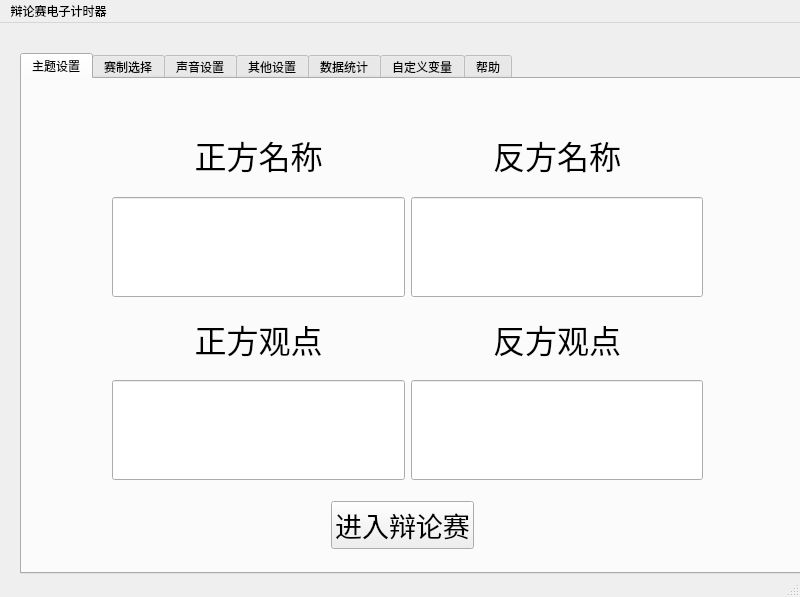
<?xml version="1.0" encoding="UTF-8"?>
<ui version="4.0">
 <class>MainWindow</class>
 <widget class="QMainWindow" name="MainWindow">
  <property name="geometry">
   <rect>
    <x>0</x>
    <y>0</y>
    <width>800</width>
    <height>597</height>
   </rect>
  </property>
  <property name="windowTitle">
   <string>MainWindow</string>
  </property>
  <widget class="QWidget" name="centralwidget">
   <widget class="QTabWidget" name="fix_mainwindow_tabWidget">
    <property name="geometry">
     <rect>
      <x>20</x>
      <y>30</y>
      <width>781</width>
      <height>521</height>
     </rect>
    </property>
    <property name="currentIndex">
     <number>0</number>
    </property>
    <widget class="QWidget" name="tab">
     <attribute name="title">
      <string>主题设置</string>
     </attribute>
     <widget class="QWidget" name="layoutWidget">
      <property name="geometry">
       <rect>
        <x>90</x>
        <y>40</y>
        <width>591</width>
        <height>361</height>
       </rect>
      </property>
      <layout class="QGridLayout" name="fix_page1_gridlayout">
       <item row="1" column="1">
        <widget class="QLineEdit" name="pg1_lineEdit_2">
         <property name="minimumSize">
          <size>
           <width>0</width>
           <height>100</height>
          </size>
         </property>
         <property name="font">
          <font>
           <pointsize>18</pointsize>
          </font>
         </property>
        </widget>
       </item>
       <item row="3" column="0">
        <widget class="QLineEdit" name="pg1_lineEdit_3">
         <property name="minimumSize">
          <size>
           <width>0</width>
           <height>100</height>
          </size>
         </property>
         <property name="font">
          <font>
           <pointsize>18</pointsize>
          </font>
         </property>
        </widget>
       </item>
       <item row="0" column="1">
        <widget class="QLabel" name="fix_page1_label_2">
         <property name="font">
          <font>
           <family>等线</family>
           <pointsize>24</pointsize>
          </font>
         </property>
         <property name="text">
          <string>反方名称</string>
         </property>
         <property name="alignment">
          <set>Qt::AlignCenter</set>
         </property>
        </widget>
       </item>
       <item row="1" column="0">
        <widget class="QLineEdit" name="pg1_lineEdit_1">
         <property name="minimumSize">
          <size>
           <width>0</width>
           <height>100</height>
          </size>
         </property>
         <property name="font">
          <font>
           <pointsize>18</pointsize>
          </font>
         </property>
         <property name="text">
          <string/>
         </property>
        </widget>
       </item>
       <item row="2" column="1">
        <widget class="QLabel" name="fix_page1_label_4">
         <property name="font">
          <font>
           <family>等线</family>
           <pointsize>24</pointsize>
          </font>
         </property>
         <property name="layoutDirection">
          <enum>Qt::LeftToRight</enum>
         </property>
         <property name="text">
          <string>反方观点</string>
         </property>
         <property name="alignment">
          <set>Qt::AlignCenter</set>
         </property>
        </widget>
       </item>
       <item row="2" column="0">
        <widget class="QLabel" name="fix_page1_label_3">
         <property name="font">
          <font>
           <family>等线</family>
           <pointsize>24</pointsize>
          </font>
         </property>
         <property name="text">
          <string>正方观点</string>
         </property>
         <property name="textFormat">
          <enum>Qt::AutoText</enum>
         </property>
         <property name="alignment">
          <set>Qt::AlignCenter</set>
         </property>
        </widget>
       </item>
       <item row="3" column="1">
        <widget class="QLineEdit" name="pg1_lineEdit_4">
         <property name="minimumSize">
          <size>
           <width>0</width>
           <height>100</height>
          </size>
         </property>
         <property name="font">
          <font>
           <pointsize>18</pointsize>
          </font>
         </property>
        </widget>
       </item>
       <item row="0" column="0">
        <widget class="QLabel" name="fix_page1_label_1">
         <property name="font">
          <font>
           <family>等线</family>
           <pointsize>24</pointsize>
           <weight>50</weight>
           <bold>false</bold>
           <kerning>true</kerning>
          </font>
         </property>
         <property name="mouseTracking">
          <bool>false</bool>
         </property>
         <property name="layoutDirection">
          <enum>Qt::LeftToRight</enum>
         </property>
         <property name="text">
          <string>正方名称</string>
         </property>
         <property name="textFormat">
          <enum>Qt::AutoText</enum>
         </property>
         <property name="alignment">
          <set>Qt::AlignCenter</set>
         </property>
        </widget>
       </item>
      </layout>
     </widget>
     <widget class="QWidget" name="layoutWidget">
      <property name="geometry">
       <rect>
        <x>20</x>
        <y>401</y>
        <width>721</width>
        <height>91</height>
       </rect>
      </property>
      <layout class="QHBoxLayout" name="fix_page1_horizontalLayout">
       <item>
        <spacer name="fix_page1_horizontalSpacer_1">
         <property name="orientation">
          <enum>Qt::Horizontal</enum>
         </property>
         <property name="sizeHint" stdset="0">
          <size>
           <width>40</width>
           <height>20</height>
          </size>
         </property>
        </spacer>
       </item>
       <item>
        <widget class="QPushButton" name="pg1_btn_enter">
         <property name="font">
          <font>
           <family>Adobe Myungjo Std M</family>
           <pointsize>20</pointsize>
          </font>
         </property>
         <property name="text">
          <string>进入辩论赛</string>
         </property>
        </widget>
       </item>
       <item>
        <spacer name="fix_page1_horizontalSpacer_2">
         <property name="orientation">
          <enum>Qt::Horizontal</enum>
         </property>
         <property name="sizeHint" stdset="0">
          <size>
           <width>40</width>
           <height>20</height>
          </size>
         </property>
        </spacer>
       </item>
      </layout>
     </widget>
    </widget>
    <widget class="QWidget" name="tab_2">
     <attribute name="title">
      <string>赛制选择</string>
     </attribute>
     <widget class="QToolButton" name="pg2_tbtn_filechoose">
      <property name="geometry">
       <rect>
        <x>210</x>
        <y>70</y>
        <width>47</width>
        <height>21</height>
       </rect>
      </property>
      <property name="text">
       <string>...</string>
      </property>
     </widget>
     <widget class="QLabel" name="fix_page2_label1">
      <property name="geometry">
       <rect>
        <x>70</x>
        <y>30</y>
        <width>91</width>
        <height>16</height>
       </rect>
      </property>
      <property name="text">
       <string>选择赛制文件</string>
      </property>
     </widget>
     <widget class="QLabel" name="pg2_lab_filename">
      <property name="geometry">
       <rect>
        <x>70</x>
        <y>70</y>
        <width>72</width>
        <height>15</height>
       </rect>
      </property>
      <property name="text">
       <string>...</string>
      </property>
     </widget>
    </widget>
    <widget class="QWidget" name="tab_3">
     <attribute name="title">
      <string>声音设置</string>
     </attribute>
     <layout class="QGridLayout" name="gridLayout_2">
      <item row="1" column="0">
       <widget class="QFrame" name="frame_3">
        <property name="styleSheet">
         <string notr="true">gridline-color: rgb(190, 190, 190);</string>
        </property>
        <property name="frameShape">
         <enum>QFrame::StyledPanel</enum>
        </property>
        <property name="frameShadow">
         <enum>QFrame::Raised</enum>
        </property>
       </widget>
      </item>
      <item row="1" column="1">
       <widget class="QFrame" name="frame_4">
        <property name="styleSheet">
         <string notr="true">gridline-color: rgb(190, 190, 190);</string>
        </property>
        <property name="frameShape">
         <enum>QFrame::StyledPanel</enum>
        </property>
        <property name="frameShadow">
         <enum>QFrame::Raised</enum>
        </property>
        <widget class="QLabel" name="fix_page3_label_4">
         <property name="geometry">
          <rect>
           <x>10</x>
           <y>10</y>
           <width>101</width>
           <height>16</height>
          </rect>
         </property>
         <property name="text">
          <string>倒计时滴答声</string>
         </property>
        </widget>
        <widget class="QWidget" name="layoutWidget">
         <property name="geometry">
          <rect>
           <x>0</x>
           <y>50</y>
           <width>221</width>
           <height>97</height>
          </rect>
         </property>
         <layout class="QHBoxLayout" name="horizontalLayout_2">
          <item>
           <layout class="QVBoxLayout" name="verticalLayout_2">
            <item>
             <widget class="QRadioButton" name="pg3_rbtn_31">
              <property name="text">
               <string>软件自带的默认声音</string>
              </property>
              <property name="checked">
               <bool>true</bool>
              </property>
             </widget>
            </item>
            <item>
             <widget class="QRadioButton" name="pg3_rbtn_32">
              <property name="text">
               <string>（无）</string>
              </property>
             </widget>
            </item>
            <item>
             <widget class="QRadioButton" name="pg3_rbtn_33">
              <property name="text">
               <string>更改为</string>
              </property>
             </widget>
            </item>
            <item>
             <widget class="QLabel" name="fix_page3_label_9">
              <property name="text">
               <string>...</string>
              </property>
             </widget>
            </item>
           </layout>
          </item>
          <item>
           <widget class="QToolButton" name="pg3_btn_31">
            <property name="enabled">
             <bool>false</bool>
            </property>
            <property name="text">
             <string>...</string>
            </property>
           </widget>
          </item>
         </layout>
        </widget>
       </widget>
      </item>
      <item row="1" column="2">
       <widget class="QFrame" name="frame_5">
        <property name="styleSheet">
         <string notr="true">alternate-background-color: rgb(190, 190, 190);</string>
        </property>
        <property name="frameShape">
         <enum>QFrame::StyledPanel</enum>
        </property>
        <property name="frameShadow">
         <enum>QFrame::Raised</enum>
        </property>
        <widget class="QLabel" name="fix_page3_label_5">
         <property name="geometry">
          <rect>
           <x>10</x>
           <y>10</y>
           <width>111</width>
           <height>16</height>
          </rect>
         </property>
         <property name="text">
          <string>单次发言终止音</string>
         </property>
        </widget>
        <widget class="QWidget" name="layoutWidget">
         <property name="geometry">
          <rect>
           <x>0</x>
           <y>50</y>
           <width>221</width>
           <height>97</height>
          </rect>
         </property>
         <layout class="QHBoxLayout" name="horizontalLayout_3">
          <item>
           <layout class="QVBoxLayout" name="verticalLayout_3">
            <item>
             <widget class="QRadioButton" name="pg3_rbtn_41">
              <property name="text">
               <string>软件自带的默认声音</string>
              </property>
              <property name="checked">
               <bool>true</bool>
              </property>
             </widget>
            </item>
            <item>
             <widget class="QRadioButton" name="pg3_rbtn_42">
              <property name="text">
               <string>（无）</string>
              </property>
             </widget>
            </item>
            <item>
             <widget class="QRadioButton" name="pg3_rbtn_43">
              <property name="text">
               <string>更改为</string>
              </property>
             </widget>
            </item>
           </layout>
          </item>
          <item>
           <widget class="QToolButton" name="pg3_btn_41">
            <property name="enabled">
             <bool>false</bool>
            </property>
            <property name="text">
             <string>...</string>
            </property>
           </widget>
          </item>
         </layout>
        </widget>
       </widget>
      </item>
      <item row="0" column="2">
       <widget class="QFrame" name="frame_2">
        <property name="styleSheet">
         <string notr="true">gridline-color: rgb(190, 190, 190);</string>
        </property>
        <property name="frameShape">
         <enum>QFrame::StyledPanel</enum>
        </property>
        <property name="frameShadow">
         <enum>QFrame::Raised</enum>
        </property>
        <widget class="QLabel" name="fix_page3_label_2">
         <property name="geometry">
          <rect>
           <x>10</x>
           <y>10</y>
           <width>91</width>
           <height>16</height>
          </rect>
         </property>
         <property name="text">
          <string>总时间终止音</string>
         </property>
        </widget>
        <widget class="QWidget" name="layoutWidget">
         <property name="geometry">
          <rect>
           <x>0</x>
           <y>50</y>
           <width>221</width>
           <height>97</height>
          </rect>
         </property>
         <layout class="QHBoxLayout" name="horizontalLayout_4">
          <item>
           <layout class="QVBoxLayout" name="verticalLayout_4">
            <item>
             <widget class="QRadioButton" name="pg3_rbtn_11">
              <property name="text">
               <string>软件自带的默认声音</string>
              </property>
              <property name="checked">
               <bool>true</bool>
              </property>
             </widget>
            </item>
            <item>
             <widget class="QRadioButton" name="pg3_rbtn_12">
              <property name="text">
               <string>（无）</string>
              </property>
             </widget>
            </item>
            <item>
             <widget class="QRadioButton" name="pg3_rbtn_13">
              <property name="text">
               <string>更改为</string>
              </property>
             </widget>
            </item>
            <item>
             <widget class="QLabel" name="fix_page3_label_11">
              <property name="text">
               <string>...</string>
              </property>
             </widget>
            </item>
           </layout>
          </item>
          <item>
           <widget class="QToolButton" name="pg3_btn_11">
            <property name="enabled">
             <bool>false</bool>
            </property>
            <property name="text">
             <string>...</string>
            </property>
           </widget>
          </item>
         </layout>
        </widget>
       </widget>
      </item>
      <item row="0" column="0" colspan="2">
       <widget class="QFrame" name="frame">
        <property name="styleSheet">
         <string notr="true">gridline-color: rgb(190, 190, 190);</string>
        </property>
        <property name="frameShape">
         <enum>QFrame::StyledPanel</enum>
        </property>
        <property name="frameShadow">
         <enum>QFrame::Raised</enum>
        </property>
       </widget>
      </item>
     </layout>
    </widget>
    <widget class="QWidget" name="tab_4">
     <attribute name="title">
      <string>其他设置</string>
     </attribute>
     <layout class="QVBoxLayout" name="verticalLayout_9">
      <item>
       <layout class="QHBoxLayout" name="horizontalLayout_9">
        <item>
         <widget class="QFrame" name="frame_6">
          <property name="frameShape">
           <enum>QFrame::StyledPanel</enum>
          </property>
          <property name="frameShadow">
           <enum>QFrame::Raised</enum>
          </property>
          <widget class="QLabel" name="fix_page4_label_1">
           <property name="geometry">
            <rect>
             <x>0</x>
             <y>0</y>
             <width>72</width>
             <height>15</height>
            </rect>
           </property>
           <property name="text">
            <string>背景图片</string>
           </property>
          </widget>
          <widget class="QWidget" name="layoutWidget">
           <property name="geometry">
            <rect>
             <x>10</x>
             <y>20</y>
             <width>231</width>
             <height>131</height>
            </rect>
           </property>
           <layout class="QVBoxLayout" name="verticalLayout_6">
            <item>
             <widget class="QRadioButton" name="pg4_rbtn_01">
              <property name="text">
               <string>默认图片</string>
              </property>
              <property name="checked">
               <bool>true</bool>
              </property>
             </widget>
            </item>
            <item>
             <layout class="QHBoxLayout" name="horizontalLayout_5">
              <item>
               <widget class="QRadioButton" name="pg4_rbtn_02">
                <property name="text">
                 <string>颜色</string>
                </property>
               </widget>
              </item>
              <item>
               <widget class="QLabel" name="label_20">
                <property name="text">
                 <string/>
                </property>
               </widget>
              </item>
              <item>
               <widget class="QPushButton" name="pg4_btn_01">
                <property name="enabled">
                 <bool>false</bool>
                </property>
                <property name="text">
                 <string>更改</string>
                </property>
               </widget>
              </item>
             </layout>
            </item>
            <item>
             <layout class="QHBoxLayout" name="horizontalLayout_6">
              <item>
               <widget class="QRadioButton" name="pg4_rbtn_03">
                <property name="text">
                 <string>更改为</string>
                </property>
               </widget>
              </item>
              <item>
               <widget class="QPushButton" name="pg4_btn_02">
                <property name="enabled">
                 <bool>false</bool>
                </property>
                <property name="text">
                 <string>选择</string>
                </property>
               </widget>
              </item>
             </layout>
            </item>
           </layout>
          </widget>
         </widget>
        </item>
        <item>
         <widget class="QFrame" name="frame_7">
          <property name="frameShape">
           <enum>QFrame::StyledPanel</enum>
          </property>
          <property name="frameShadow">
           <enum>QFrame::Raised</enum>
          </property>
         </widget>
        </item>
       </layout>
      </item>
      <item>
       <layout class="QHBoxLayout" name="horizontalLayout_12" stretch="1,2">
        <item>
         <widget class="QFrame" name="frame_8">
          <property name="frameShape">
           <enum>QFrame::StyledPanel</enum>
          </property>
          <property name="frameShadow">
           <enum>QFrame::Raised</enum>
          </property>
          <widget class="QLabel" name="fix_page4_label_3">
           <property name="geometry">
            <rect>
             <x>10</x>
             <y>10</y>
             <width>121</width>
             <height>16</height>
            </rect>
           </property>
           <property name="text">
            <string>双方信息提示板</string>
           </property>
          </widget>
          <widget class="QWidget" name="layoutWidget">
           <property name="geometry">
            <rect>
             <x>10</x>
             <y>30</y>
             <width>211</width>
             <height>154</height>
            </rect>
           </property>
           <layout class="QVBoxLayout" name="verticalLayout_8">
            <item>
             <widget class="QComboBox" name="pg4_cbbox_20">
              <item>
               <property name="text">
                <string>默认</string>
               </property>
              </item>
              <item>
               <property name="text">
                <string>（自定义）</string>
               </property>
              </item>
             </widget>
            </item>
            <item>
             <widget class="QGraphicsView" name="pg4_graview_20"/>
            </item>
            <item>
             <layout class="QHBoxLayout" name="horizontalLayout_10">
              <item>
               <widget class="QPushButton" name="pg4_btn_21">
                <property name="text">
                 <string>正方图片</string>
                </property>
               </widget>
              </item>
              <item>
               <widget class="QPushButton" name="pg4_btn_22">
                <property name="text">
                 <string>反方图片</string>
                </property>
               </widget>
              </item>
             </layout>
            </item>
           </layout>
          </widget>
         </widget>
        </item>
        <item>
         <widget class="QFrame" name="frame_9">
          <property name="frameShape">
           <enum>QFrame::StyledPanel</enum>
          </property>
          <property name="frameShadow">
           <enum>QFrame::Raised</enum>
          </property>
         </widget>
        </item>
       </layout>
      </item>
     </layout>
    </widget>
    <widget class="QWidget" name="tab_5">
     <attribute name="title">
      <string>数据统计</string>
     </attribute>
    </widget>
    <widget class="QWidget" name="tab_7">
     <attribute name="title">
      <string>自定义变量</string>
     </attribute>
     <widget class="QWidget" name="layoutWidget">
      <property name="geometry">
       <rect>
        <x>0</x>
        <y>10</y>
        <width>815</width>
        <height>481</height>
       </rect>
      </property>
      <layout class="QVBoxLayout" name="verticalLayout_12">
       <item>
        <widget class="QLabel" name="label_7">
         <property name="text">
          <string>自定义变量导入</string>
         </property>
        </widget>
       </item>
       <item>
        <layout class="QHBoxLayout" name="horizontalLayout_13">
         <item>
          <layout class="QVBoxLayout" name="verticalLayout_10">
           <item>
            <widget class="QLabel" name="label">
             <property name="text">
              <string>Var_custom_1</string>
             </property>
            </widget>
           </item>
           <item>
            <widget class="QLineEdit" name="pg6_lineEdit_1">
             <property name="sizePolicy">
              <sizepolicy hsizetype="Fixed" vsizetype="Fixed">
               <horstretch>0</horstretch>
               <verstretch>0</verstretch>
              </sizepolicy>
             </property>
             <property name="minimumSize">
              <size>
               <width>350</width>
               <height>120</height>
              </size>
             </property>
             <property name="font">
              <font>
               <family>宋体</family>
               <pointsize>20</pointsize>
              </font>
             </property>
             <property name="text">
              <string>在这里输入变量1的值</string>
             </property>
            </widget>
           </item>
           <item>
            <widget class="QLabel" name="label_3">
             <property name="text">
              <string>Var_custom_3</string>
             </property>
            </widget>
           </item>
           <item>
            <widget class="QLineEdit" name="pg6_lineEdit_3">
             <property name="sizePolicy">
              <sizepolicy hsizetype="Fixed" vsizetype="Fixed">
               <horstretch>0</horstretch>
               <verstretch>0</verstretch>
              </sizepolicy>
             </property>
             <property name="minimumSize">
              <size>
               <width>350</width>
               <height>120</height>
              </size>
             </property>
             <property name="font">
              <font>
               <family>宋体</family>
               <pointsize>20</pointsize>
              </font>
             </property>
             <property name="text">
              <string>在这里输入变量3的值</string>
             </property>
            </widget>
           </item>
           <item>
            <widget class="QLabel" name="label_5">
             <property name="text">
              <string>Var_custom_5</string>
             </property>
            </widget>
           </item>
           <item>
            <widget class="QLineEdit" name="pg6_lineEdit_5">
             <property name="sizePolicy">
              <sizepolicy hsizetype="Fixed" vsizetype="Fixed">
               <horstretch>0</horstretch>
               <verstretch>0</verstretch>
              </sizepolicy>
             </property>
             <property name="minimumSize">
              <size>
               <width>350</width>
               <height>120</height>
              </size>
             </property>
             <property name="font">
              <font>
               <family>宋体</family>
               <pointsize>20</pointsize>
              </font>
             </property>
             <property name="text">
              <string>在这里输入变量6的值</string>
             </property>
            </widget>
           </item>
          </layout>
         </item>
         <item>
          <layout class="QVBoxLayout" name="verticalLayout_11">
           <item>
            <widget class="QLabel" name="label_2">
             <property name="text">
              <string>Var_custom_2</string>
             </property>
            </widget>
           </item>
           <item>
            <widget class="QLineEdit" name="pg6_lineEdit_2">
             <property name="sizePolicy">
              <sizepolicy hsizetype="Fixed" vsizetype="Fixed">
               <horstretch>0</horstretch>
               <verstretch>0</verstretch>
              </sizepolicy>
             </property>
             <property name="minimumSize">
              <size>
               <width>350</width>
               <height>120</height>
              </size>
             </property>
             <property name="font">
              <font>
               <family>宋体</family>
               <pointsize>20</pointsize>
              </font>
             </property>
             <property name="text">
              <string>在这里输入变量2的值</string>
             </property>
            </widget>
           </item>
           <item>
            <widget class="QLabel" name="label_4">
             <property name="text">
              <string>Var_custom_4</string>
             </property>
            </widget>
           </item>
           <item>
            <widget class="QLineEdit" name="pg6_lineEdit_4">
             <property name="sizePolicy">
              <sizepolicy hsizetype="Fixed" vsizetype="Fixed">
               <horstretch>0</horstretch>
               <verstretch>0</verstretch>
              </sizepolicy>
             </property>
             <property name="minimumSize">
              <size>
               <width>350</width>
               <height>120</height>
              </size>
             </property>
             <property name="font">
              <font>
               <family>宋体</family>
               <pointsize>20</pointsize>
              </font>
             </property>
             <property name="text">
              <string>在这里输入变量4的值</string>
             </property>
            </widget>
           </item>
           <item>
            <widget class="QLabel" name="label_6">
             <property name="text">
              <string>Var_custom_6</string>
             </property>
            </widget>
           </item>
           <item>
            <widget class="QLineEdit" name="pg6_lineEdit_6">
             <property name="sizePolicy">
              <sizepolicy hsizetype="Fixed" vsizetype="Fixed">
               <horstretch>0</horstretch>
               <verstretch>0</verstretch>
              </sizepolicy>
             </property>
             <property name="minimumSize">
              <size>
               <width>350</width>
               <height>120</height>
              </size>
             </property>
             <property name="font">
              <font>
               <family>宋体</family>
               <pointsize>20</pointsize>
              </font>
             </property>
             <property name="text">
              <string>在这里输入变量6的值</string>
             </property>
            </widget>
           </item>
          </layout>
         </item>
        </layout>
       </item>
      </layout>
     </widget>
    </widget>
    <widget class="QWidget" name="tab_6">
     <attribute name="title">
      <string>帮助</string>
     </attribute>
     <widget class="QLabel" name="label_8">
      <property name="geometry">
       <rect>
        <x>20</x>
        <y>20</y>
        <width>701</width>
        <height>431</height>
       </rect>
      </property>
      <property name="font">
       <font>
        <family>等线</family>
        <pointsize>24</pointsize>
       </font>
      </property>
      <property name="text">
       <string>这是内测版，请勿外传，根据PyQt5-Community准则，该软件不得用于任何商业途径，否则将可能触犯法律！若造成不良影响，一概不负责。 发现Bug或有任何建议（比如界面设计，皮肤设置，提示设置等等）可以发送到邮箱996467552@qq.com，一经采纳，可领取五毛红包!          --2018-4.14</string>
      </property>
      <property name="scaledContents">
       <bool>false</bool>
      </property>
      <property name="wordWrap">
       <bool>true</bool>
      </property>
     </widget>
    </widget>
   </widget>
   <widget class="QLabel" name="label_9">
    <property name="geometry">
     <rect>
      <x>20</x>
      <y>10</y>
      <width>751</width>
      <height>20</height>
     </rect>
    </property>
    <property name="text">
     <string/>
    </property>
   </widget>
  </widget>
  <widget class="QMenuBar" name="menubar">
   <property name="geometry">
    <rect>
     <x>0</x>
     <y>0</y>
     <width>800</width>
     <height>26</height>
    </rect>
   </property>
   <widget class="QMenu" name="menu">
    <property name="title">
     <string>辩论赛电子计时器</string>
    </property>
   </widget>
   <addaction name="menu"/>
  </widget>
  <widget class="QStatusBar" name="statusbar"/>
 </widget>
 <resources/>
 <connections/>
</ui>
